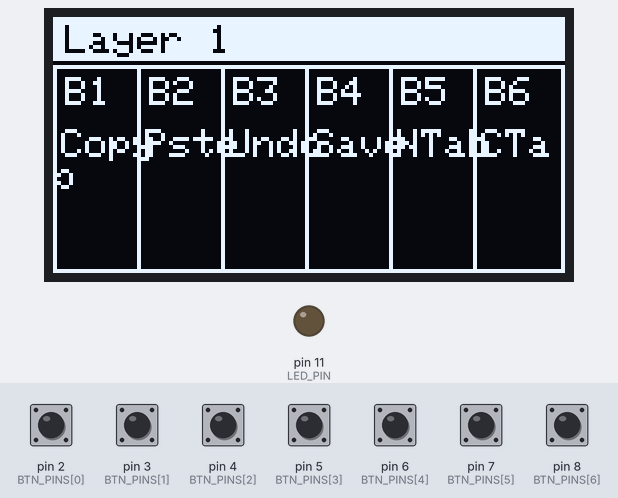
Recording of a sketch running on a simulated Arduino Uno, built with avr-gcc and run on an emulated ATmega328P. On the bench: 128×64 one-colour display, output pins drawn as LEDs (lit = HIGH). The inputs (shaded band) are chosen by the test bench; at power-on: pin 2 (BTN_PINS[0]), pin 3 (BTN_PINS[1]), pin 4 (BTN_PINS[2]), pin 5 (BTN_PINS[3]), pin 6 (BTN_PINS[4]), pin 7 (BTN_PINS[5]), pin 8 (BTN_PINS[6]) HIGH. What the sketch prints to the serial monitor is not drawn.

Above: at 1.4 s.
1.5 s: pin 8 (BTN_PINS[6]) pulled LOW for 0.15 s
At 3.0 s:
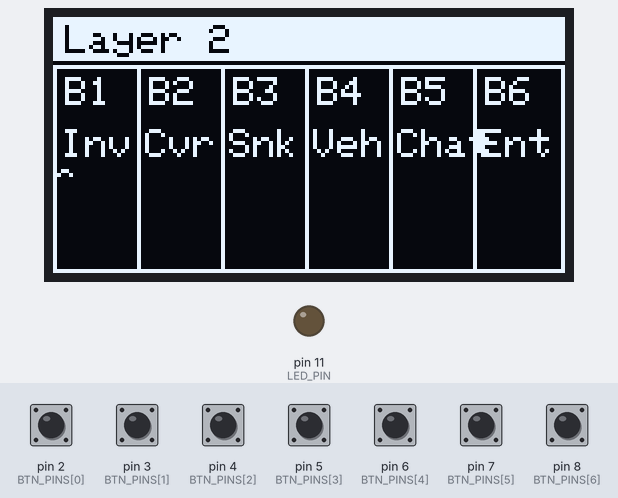
3.3 s: pin 2 (BTN_PINS[0]) pulled LOW for 0.15 s
At 3.4 s:
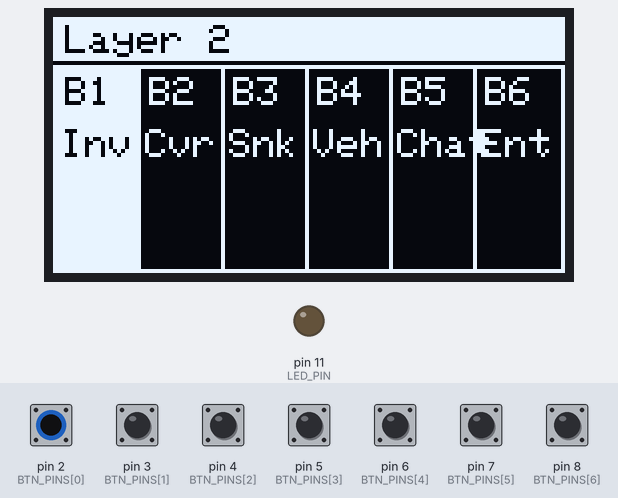
4.9 s: pin 3 (BTN_PINS[1]) pulled LOW for 0.15 s
At 5.0 s:
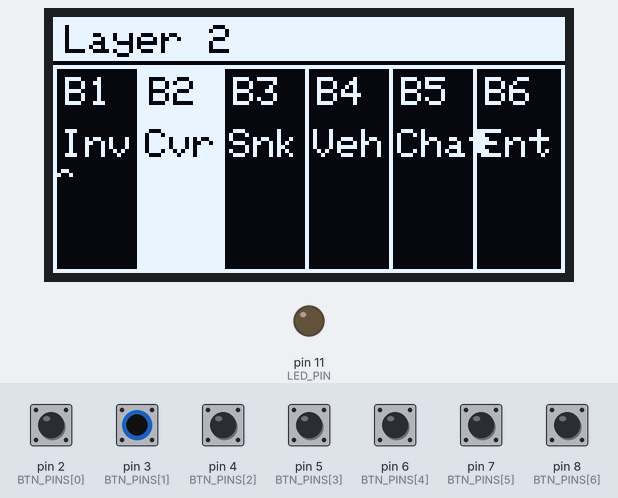
6.5 s: pin 4 (BTN_PINS[2]) pulled LOW for 0.15 s
At 6.6 s:
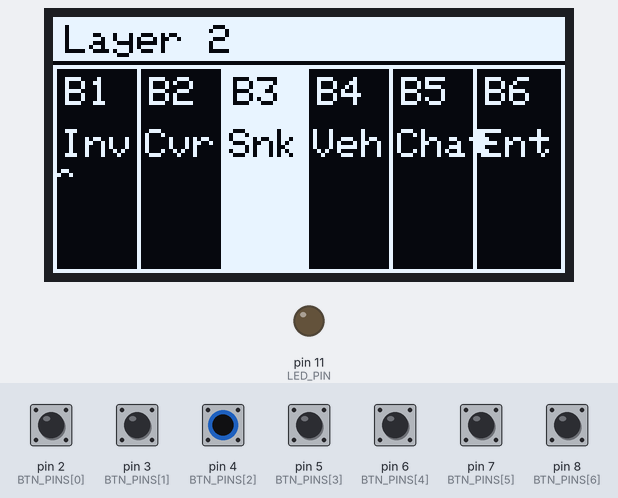
8.1 s: pin 5 (BTN_PINS[3]) pulled LOW for 0.15 s
At 8.2 s:
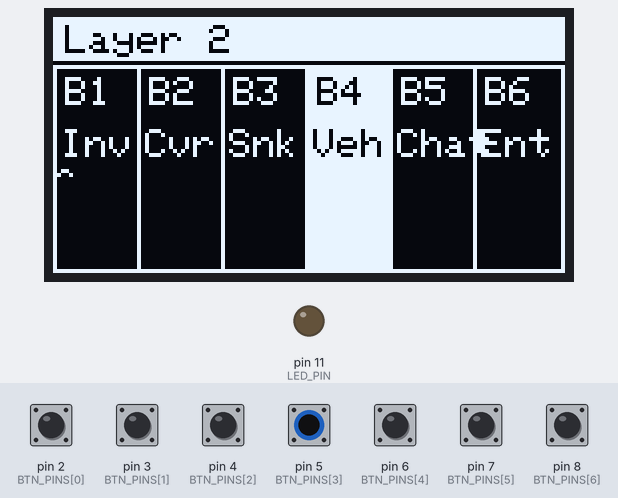
9.7 s: pin 6 (BTN_PINS[4]) pulled LOW for 0.15 s
At 9.8 s:
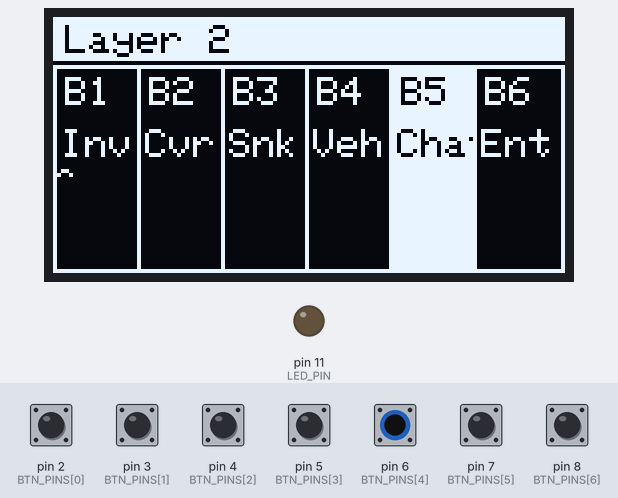
Timing chart, 0 to 12.3 s (numbered marks = the images above; inputs shaded):
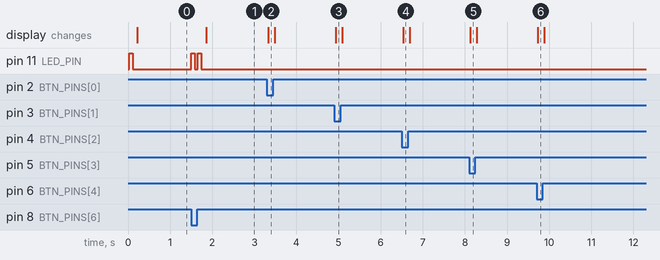

Measured:
- after the input at 1.5 s, pin 11 (LED_PIN): alternates HIGH for 0.08 s and LOW for 0.08 s, 4 changes in all, then stays LOW, starting at once; the display: changes after 0.35 s (image 1)
- after the input at 3.3 s, the display: changes at once (image 2)
- after the input at 4.9 s, the display: changes at once (image 3)
- after the input at 6.5 s, the display: changes at once (image 4)
- after the input at 8.1 s, the display: changes at once (image 5)
- after the input at 9.7 s, the display: changes at once (image 6)

The sketch:

stream_deck_realworld_v2.ino
```cpp
// ============================================================
//  DIY Stream Deck — Real world version (7 buttons)
//  D2–D7 = 6 macro buttons (left to right)
//  D8    = layer switch
//  D11   = LED layer indicator
//  A4    = OLED SDA
//  A5    = OLED SCL
//
//  OLED layout:
//    ┌────────────────────────────┐
//    │ Layer: General             │  ← header bar (inverted)
//    ├────┬────┬────┬────┬────┬──┤
//    │ B1 │ B2 │ B3 │ B4 │ B5 │B6│  ← label strip
//    └────┴────┴────┴────┴────┴──┘
//
//  Libraries needed:
//    - Adafruit SSD1306
//    - Adafruit GFX Library
// ============================================================

#include <Wire.h>
#include <Adafruit_GFX.h>
#include <Adafruit_SSD1306.h>

// ── OLED ─────────────────────────────────────────────────────
#define SCREEN_WIDTH  128
#define SCREEN_HEIGHT  64
#define OLED_RESET     -1
Adafruit_SSD1306 display(SCREEN_WIDTH, SCREEN_HEIGHT, &Wire, OLED_RESET);

// ── Pins ─────────────────────────────────────────────────────
const int BTN_PINS[7] = {2, 3, 4, 5, 6, 7, 8};
const int LED_PIN      = 11;

// ── Layers ───────────────────────────────────────────────────
#define NUM_LAYERS 2
int currentLayer = 0;

const char* layerNames[NUM_LAYERS] = {
  "Layer 1",
  "Layer 2"
};

// Labels for each button per layer — max 4 chars to fit strip
// Index 0–5 = B1–B6 (D2–D7). D8 is always layer switch.
const char* labels[NUM_LAYERS][6] = {
  {"Copy", "Pste", "Undo", "Save", "NTab", "CTab"},  // General
  {"Inv",  "Cvr",  "Snk",  "Veh",  "Chat", "Entr"}  // Gaming
};

// ── Debounce ─────────────────────────────────────────────────
bool lastState[7];
unsigned long lastDebounce[7];
const unsigned long DEBOUNCE_MS = 50;

// ── LED blink ────────────────────────────────────────────────
void blinkLED(int times) {
  for (int i = 0; i < times; i++) {
    digitalWrite(LED_PIN, HIGH); delay(80);
    digitalWrite(LED_PIN, LOW);  delay(80);
  }
}

// ── OLED update ──────────────────────────────────────────────
// Layout: 128px wide, 64px tall
// Header: full width, 14px tall, inverted colours
// Strip:  6 cells across remaining 50px height
//         each cell = 128/6 = ~21px wide
void updateDisplay(int highlightBtn = -1) {
  display.clearDisplay();

  // ── Header bar ──
  display.fillRect(0, 0, SCREEN_WIDTH, 11, WHITE);
  display.setTextColor(BLACK);
  display.setTextSize(1);  // size 1 = 6x8px per char, smallest readable
  display.setCursor(3, 2);
  display.print(layerNames[currentLayer]);

  // ── Button label strip ──
  display.setTextColor(WHITE);
  int cellW = SCREEN_WIDTH / 6;  // 21px per cell

  for (int i = 0; i < 6; i++) {
    int x = i * cellW;
    int y = 12;
    int h = SCREEN_HEIGHT - 12;  // 52px tall — more room now

    // Divider line between cells
    if (i > 0) {
      display.drawLine(x, y, x, SCREEN_HEIGHT - 1, WHITE);
    }

    // Highlight active button with filled cell
    if (i == highlightBtn) {
      display.fillRect(x + 1, y, cellW - 1, h, WHITE);
      display.setTextColor(BLACK);
    } else {
      display.setTextColor(WHITE);
    }

    // Button number (small, top of cell)
    display.setTextSize(1);
    display.setCursor(x + 3, y + 3);
    display.print("B");
    display.print(i + 1);

    // Label (below number)
    display.setCursor(x + 2, y + 16);
    display.print(labels[currentLayer][i]);

    // Reset text colour after highlight
    display.setTextColor(WHITE);
  }

  // Outer border
  display.drawRect(0, 12, SCREEN_WIDTH, SCREEN_HEIGHT - 12, WHITE);

  display.display();
}

// ── Setup ────────────────────────────────────────────────────
void setup() {
  Serial.begin(9600);

  for (int i = 0; i < 7; i++) {
    pinMode(BTN_PINS[i], INPUT_PULLUP);
    lastState[i]    = HIGH;
    lastDebounce[i] = 0;
  }

  pinMode(LED_PIN, OUTPUT);
  digitalWrite(LED_PIN, LOW);

  if (!display.begin(SSD1306_SWITCHCAPVCC, 0x3C)) {
    // OLED not found — rapid blink
    while (true) {
      digitalWrite(LED_PIN, !digitalRead(LED_PIN));
      delay(150);
    }
  }

  blinkLED(1);
  updateDisplay();

  Serial.println("READY");
  Serial.print("LAYER:"); Serial.println(currentLayer);
  Serial.print("LAYER_NAME:"); Serial.println(layerNames[currentLayer]);
}

// ── Loop ─────────────────────────────────────────────────────
void loop() {
  for (int i = 0; i < 7; i++) {
    bool state = digitalRead(BTN_PINS[i]);

    if (state == LOW && lastState[i] == HIGH) {
      unsigned long now = millis();
      if (now - lastDebounce[i] > DEBOUNCE_MS) {
        lastDebounce[i] = now;

        if (i == 6) {
          // D8 = layer switch
          currentLayer = (currentLayer + 1) % NUM_LAYERS;
          blinkLED(currentLayer + 1);
          updateDisplay();
          Serial.print("LAYER:"); Serial.println(currentLayer);
          Serial.print("LAYER_NAME:"); Serial.println(layerNames[currentLayer]);
        } else {
          // Flash the pressed button on OLED briefly
          updateDisplay(i);
          delay(120);
          updateDisplay();

          Serial.print("BTN:");
          Serial.print(currentLayer);
          Serial.print(":");
          Serial.println(i);
        }
      }
    }

    lastState[i] = state;
  }
}
```
